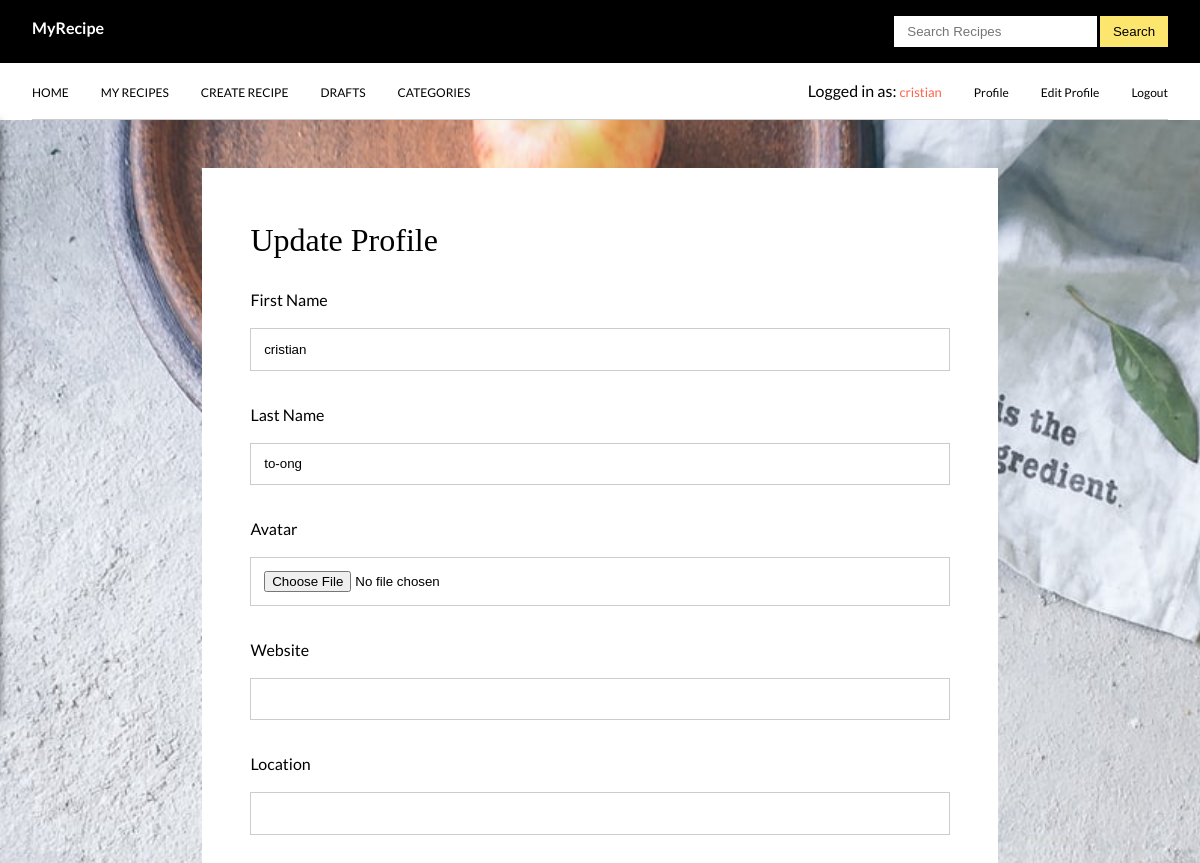
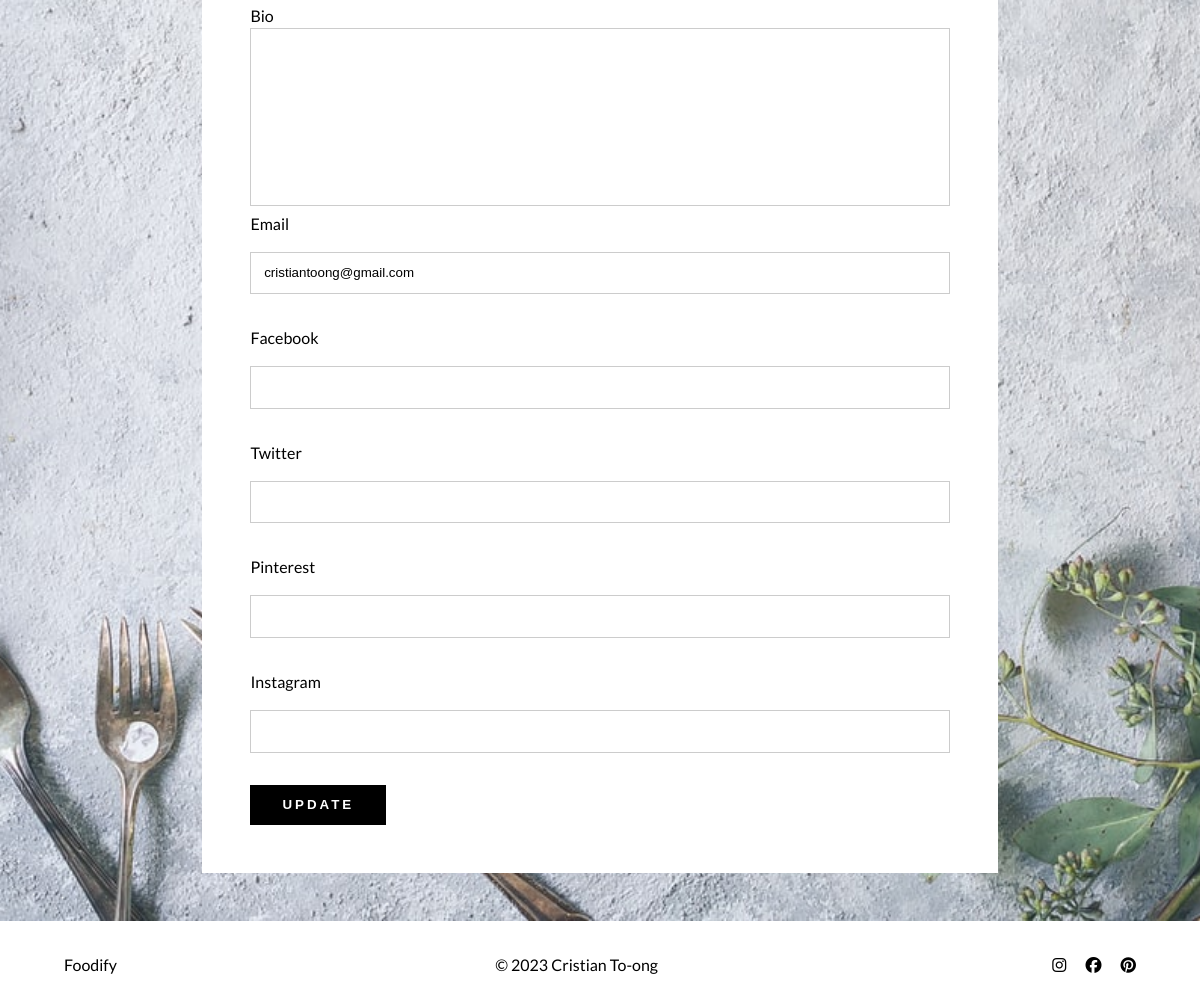
The app's page /accounts/edit-profile/ (signed in) with its own data (2 pictures, top to bottom).
### accounts/models.py (models this page shows, shortened)
class Profile(models.Model):
  first_name = models.CharField(max_length=200, blank=True)
  last_name = models.CharField(max_length=200, blank=True)
  avatar = models.ImageField(default='avatar.jpg', upload_to='avatars/')
  slug = models.SlugField(max_length=200, unique=True)
  user = models.OneToOneField(User, on_delete=models.CASCADE)
  website = models.URLField(max_length=50, blank=True)
  location = models.CharField(max_length=200, blank=True)
  bio = models.TextField(max_length=200, blank=True)
  email = models.EmailField(max_length=200, blank=True)
  facebook = models.CharField(max_length=200, blank=True)
  twitter = models.CharField(max_length=200, blank=True)
  instagram = models.CharField(max_length=200, blank=True)
  pinterest = models.CharField(max_length=200, blank=True)
  others = models.CharField(max_length=200, blank=True)
  updated = models.DateTimeField(auto_now=True)
  created = models.DateTimeField(auto_now_add=True)
  class Meta:
    ordering = ('-created',)

### accounts/views.py (the view)
# urls.py: path('accounts/edit-profile/', edit_profile, name='edit-profile'),
@login_required(login_url="/")
def edit_profile(request):
  user_profile = Profile.objects.get(user=request.user)
  if request.method == 'POST':
    edit_profile_form = EditProfileForm(request.POST, request.FILES, instance=user_profile)
    if edit_profile_form.is_valid():
      edit_profile_form.save()
      return redirect('accounts:profile-detail-view', slug=user_profile.slug)
  else:
    edit_profile_form = EditProfileForm(instance=user_profile)
  context = {'form': edit_profile_form}
  return render(request, 'accounts/edit_profile.html', context)

### accounts/forms.py
class EditProfileForm(forms.ModelForm):
  avatar = forms.ImageField(widget=forms.FileInput)
  class Meta:
    model = Profile
    fields = ('first_name', 'last_name', 'avatar', 'website', 'location', 'bio', 'email', 'facebook', 'twitter', 'pinterest', 'instagram')

### blog/context_processors.py (called while the page is built)
def category_list(request):
  category_list = Category.objects.all()
  return {'category_list': category_list}

### blog/models.py (called while the page is built)
  def get_url(self):
    return reverse('blog:category-view', args=[self.name] )

### accounts/templates/accounts/edit_profile.html (shortened to what this page needs)
{% extends 'base.html' %}
{% block content %}
<div class="main-page-header">
  <div class="container">
    <div id="editprofile-page">
        <div id="editprofile-form">
          <form action="" method="POST" enctype="multipart/form-data">
            <h1>Update Profile</h1>
            <label for="">First Name</label>
            {{form.first_name}}
            <label for="">Last Name</label>
            {{form.last_name}}
            <label for="">Avatar</label>
            {{form.avatar}}
            <label for="">Website</label>
            {{form.website}}
            <label for="">Location</label>
            {{form.location}}
            <label for="">Bio</label>
            {{form.bio}}
            <label for="">Email</label>
            {{form.email}}
            <label for="">Facebook</label>
            {{form.facebook}}
            <label for="">Twitter</label>
            {{form.twitter}}
            <label for="">Pinterest</label>
            {{form.pinterest}}
            <label for="">Instagram</label>
            {{form.instagram}}
            <div class="inputs2">
              <button type="submit">Update</button>
            </div>
          </form>
        </div>
    </div>
  </div>
</div>
{% endblock content %}

### templates/includes/navbar.html (shortened to what this page needs)
{% load static %}
  <header>
    <div class="nav-full-width">
      <div class="container">
        <div id="nav1">
          <div class="logo">
            <a href="{% url 'blog:main-view' %}" style="color: #fff;">MyRecipe</a>
          </div>
          <div class="right search-nav">
            <form action="{% url 'blog:search-recipes' %}" method="POST">
              <input type="text" placeholder="Search Recipes" name="searched">
              <button type="submit" class="search-btn">Search</button>
            </form>
          </div>
        </div>
      </div>
    </div>
  <div class="nav-full-width-2">
    <div class="container">
      <div id="nav">
        <ul class="main-nav">
          {% if user.is_authenticated %}
            <li><a href="{% url 'blog:main-view' %}">Home</a></li>
            <li><a href="{% url 'blog:myrecipes-view' %}">My Recipes</a></li>
            <li><a href="{% url 'blog:create-recipe' %}">Create Recipe</a></li>
            <li><a href="{% url 'blog:draft-view' %}">Drafts</a></li>
            <li class="categories-btn1"><a href="#">Categories</a></li>
          {% else %}
            <li><a href="{% url 'accounts:login-view' %}">Home</a></li>
            <li><a class="categories-btn1" href="#">Categories</a></li>
          {% endif %}
        </ul>
        <ul class="socials">
          {% if user.is_authenticated %}
            <li>Logged in as: <a href="#" style="color: tomato; font-size: 13px;">{{ request.user.username }}</a></li>
            <li><a href="{% url 'accounts:profile-detail-view' request.user.profile.slug %}">Profile</a></li>
            <li><a href="{% url 'accounts:edit-profile' %}">Edit Profile</a></li>
            <li><a href="{% url 'accounts:logout-view' %}">Logout</a></li>
          {% endif %}
        </ul>
      </div>
    </div>
  </div>
</header>

### static_project/css/styles1.css (style rules this page uses)
* { margin: 0; padding: 0; box-sizing: border-box; }
html { background: #fff; }
body { font-family: 'Montserrat', sans-serif; font-family: 'Lato', sans-serif; line-height: 1.5; position: relative; background: #f7f7f7; background: #fff; }
a { color: black; text-decoration: none; }
h1 { font-family: 'Playfair Display', serif; margin-bottom: 1rem; font-weight: 600; }
header { position: sticky; top: 0; z-index: 999; position: relative; }
.search-btn { cursor: pointer; }
.nav-full-width { background: black; }
.nav-full-width-2 { background: #fff; }
.container { max-width: 1400px; margin: 0 auto; padding: 0 2rem; }
#nav1 { display: flex; justify-content: space-between; padding: 1rem 0; color: white; font-weight: 600; }
#nav1 .right { display: flex; }
#nav1 .right input { padding: .5rem .8rem; border: none; outline: none; }
#nav1 .right button { padding: .5rem .8rem; border: none; background: #FCE66E; }
#nav { display: flex; justify-content: space-between; padding: 1rem 0; border-bottom: 1px solid #ccc; background: #fff; }
#nav .main-nav { display: flex; }
#nav .main-nav li { list-style: none; margin-right: 2rem; }
#nav .main-nav li a { text-decoration: none; text-transform: uppercase; font-size: 12px; }
#nav .socials { display: flex; }
#nav .socials li { list-style: none; margin-left: 2rem; }
#nav .socials li a { text-decoration: none; font-size: 12px; }
.main-page-header { background: url(../imgs/main-image.jpg) center/cover no-repeat; min-height: 100vh; }
#editprofile-page { display: flex; justify-content: center; align-items: center; padding: 3rem 0; }
#editprofile-form { padding: 3rem; width: 70%; background: #fff; min-width: 300px; }
#editprofile-page #editprofile-form form input { margin-bottom: 2rem; }
#editprofile-page #editprofile-form form textarea { resize: none; width: 100%; border: 1px solid #ccc; padding: .8rem .8rem; }
#editprofile-page #editprofile-form form input:not(:last-child) { padding: .8rem .8rem; border: 1px solid #ccc; outline: none; width: 100%; margin-top: 1rem; }
#editprofile-page #editprofile-form form h1 { font-weight: 400; font-family: 'Playfair Display', serif; margin-bottom: 1.5rem; }
#editprofile-page #editprofile-form form button { border: none; background: black; color: #fff; padding: .8rem 2rem; text-transform: uppercase; font-weight: 600; letter-spacing: 3px; cursor: pointer; }

### records on screen
Profile: first_name "cristian", last_name "to-ong", email "cristiantoong@gmail.com"

### other values on screen
{{ request.user.username }} "cristian"
